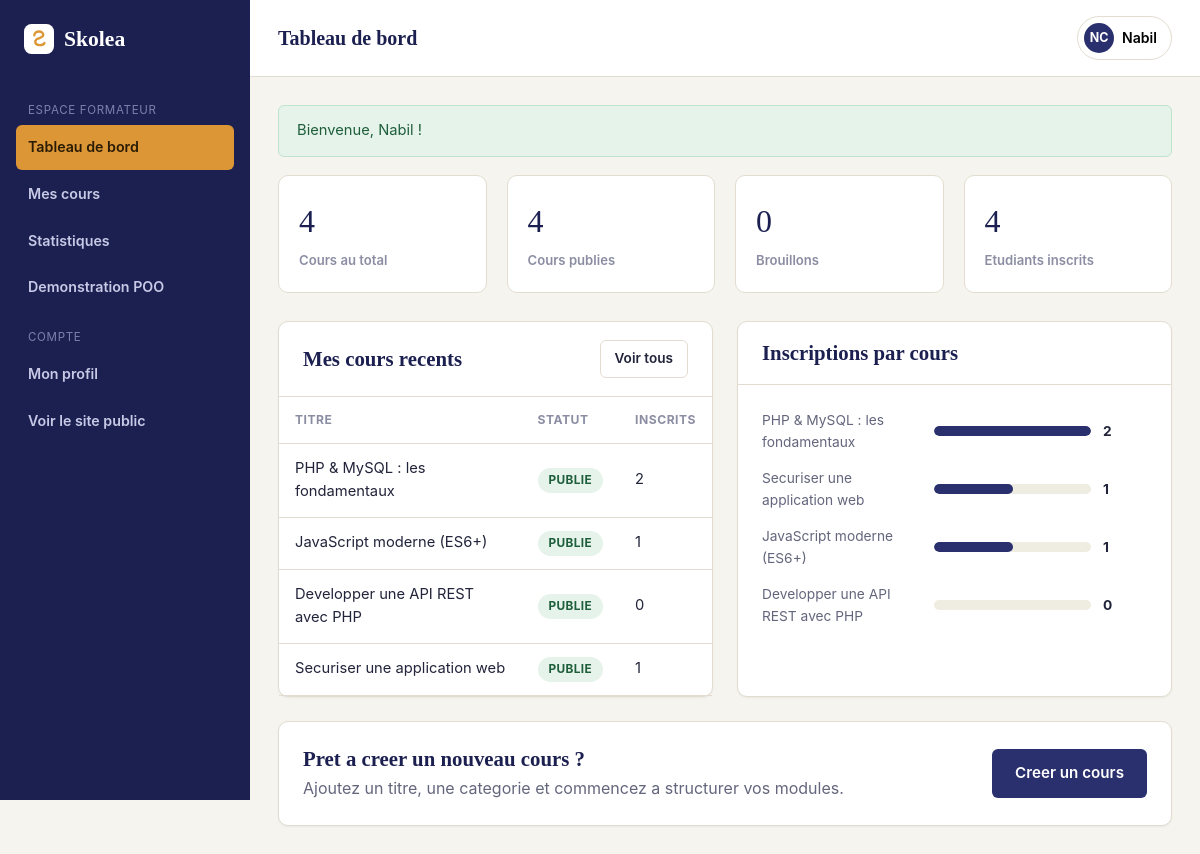
The app's page /SkoleaMVC/View/BackOffice/formateur_dashboard.php (signed in) with its own data.
### tables this page shows
CREATE TABLE cours (
    id              INT UNSIGNED AUTO_INCREMENT PRIMARY KEY,
    titre           VARCHAR(150) NOT NULL,
    description     TEXT NOT NULL,
    categorie_id    INT UNSIGNED NOT NULL,
    formateur_id    INT UNSIGNED NOT NULL,
    niveau          ENUM('debutant', 'intermediaire', 'avance') NOT NULL DEFAULT 'debutant',
    statut          ENUM('brouillon', 'publie') NOT NULL DEFAULT 'brouillon',
    date_creation   DATETIME NOT NULL DEFAULT CURRENT_TIMESTAMP,
    date_maj        DATETIME NOT NULL DEFAULT CURRENT_TIMESTAMP ON UPDATE CURRENT_TIMESTAMP,
    CONSTRAINT fk_cours_categorie FOREIGN KEY (categorie_id) REFERENCES categories(id)
        ON DELETE RESTRICT ON UPDATE CASCADE,
    CONSTRAINT fk_cours_formateur FOREIGN KEY (formateur_id) REFERENCES utilisateurs(id)
        ON DELETE CASCADE ON UPDATE CASCADE
);

### config.php (called while the page is built)
<?php
class config
{
    private static $pdo = null;
    public static function getConnexion()
    {
        if (!isset(self::$pdo)) {
            $servername = "localhost";
            $username = "root";
            $password = "";
            $dbname = "skolea";
            try {
                self::$pdo = new PDO(
                    "mysql:host=$servername;dbname=$dbname;charset=utf8mb4",
                    $username,
                    $password
                );
                self::$pdo->setAttribute(PDO::ATTR_ERRMODE, PDO::ERRMODE_EXCEPTION);
                self::$pdo->setAttribute(PDO::ATTR_DEFAULT_FETCH_MODE, PDO::FETCH_ASSOC);
            } catch (Exception $e) {
                die('Erreur de connexion : ' . $e->getMessage());
            }
        }
        return self::$pdo;
    }
}

### SkoleaMVC/Model/Cours.php (called while the page is built, shortened)
<?php
class Cours
{
    private $pdo;
    private $selectAvecJointures = "
        SELECT c.*, cat.nom AS categorie_nom,
               u.nom AS formateur_nom, u.prenom AS formateur_prenom,
               (SELECT COUNT(*) FROM inscriptions i WHERE i.cours_id = c.id) AS nb_inscrits,
               (SELECT COUNT(*) FROM modules m WHERE m.cours_id = c.id) AS nb_modules
        FROM cours c
        INNER JOIN categories cat ON cat.id = c.categorie_id
        INNER JOIN utilisateurs u ON u.id = c.formateur_id
    ";
    public function __construct($titre = null, $description = null, $categorieId = null, $niveau = null, $statut = null)
    {
        $this->pdo = config::getConnexion();
    }
    public function paginate($limit, $offset, $filtres = [])
    {
        list($where, $params) = $this->buildFiltre($filtres);
        $stmt = $this->pdo->prepare(
            $this->selectAvecJointures . " {$where} ORDER BY c.date_creation DESC LIMIT :limit OFFSET :offset"
        );
        foreach ($params as $key => $value) {
            $stmt->bindValue($key, $value);
        }
        $stmt->bindValue(':limit', $limit, PDO::PARAM_INT);
        $stmt->bindValue(':offset', $offset, PDO::PARAM_INT);
        $stmt->execute();
        return $stmt->fetchAll();
    }
    public function count($filtres = [])
    {
        list($where, $params) = $this->buildFiltre($filtres);
        $stmt = $this->pdo->prepare("SELECT COUNT(*) FROM cours c {$where}");
        $stmt->execute($params);
        return (int) $stmt->fetchColumn();
    }
    private function buildFiltre($filtres)
    {
        $conditions = [];
        $params = [];
        if (!empty($filtres['statut'])) {
            $conditions[] = 'c.statut = :statut';
            $params[':statut'] = $filtres['statut'];
        }
        if (!empty($filtres['formateur_id'])) {
            $conditions[] = 'c.formateur_id = :formateur_id';
            $params[':formateur_id'] = $filtres['formateur_id'];
        }
        $where = $conditions === [] ? '' : 'WHERE ' . implode(' AND ', $conditions);
        return [$where, $params];
    }
}

### SkoleaMVC/helpers.php (called while the page is built, shortened)
<?php
function e($value)
{
    return htmlspecialchars($value ?? '', ENT_QUOTES, 'UTF-8');
}

### SkoleaMVC/View/BackOffice/formateur_dashboard.php (the view, shortened to what this page needs)
<?php
require_once __DIR__ . '/../../bootstrap.php';
require_once __DIR__ . '/../../Model/Cours.php';
$formateurId = (int) $_SESSION['utilisateur']['id'];
$coursModel = new Cours();
$inscriptionModel = new Inscription();
$derniersCours = $coursModel->paginate(5, 0, ['formateur_id' => $formateurId]);
$nbInscriptionsTotal = 0;
foreach ($derniersCours as $c) {
    $nbInscriptionsTotal += (int) $c['nb_inscrits'];
}
$repartitionInscriptions = [];
foreach ($inscriptionModel->repartitionParCoursPourFormateur($formateurId) as $ligne) {
    $repartitionInscriptions[] = ['label' => $ligne['titre'], 'value' => (int) $ligne['total']];
}
require __DIR__ . '/includes/header.php';
?>
<div class="stat-grid">
    <div class="stat-card">
        <span class="stat-value"><?= (int) $coursModel->count(['formateur_id' => $formateurId]) ?></span>
        <span class="stat-label">Cours au total</span>
    </div>
    <div class="stat-card">
        <span class="stat-value"><?= (int) $coursModel->count(['formateur_id' => $formateurId, 'statut' => 'publie']) ?></span>
        <span class="stat-label">Cours publies</span>
    </div>
    <div class="stat-card">
        <span class="stat-value"><?= (int) $coursModel->count(['formateur_id' => $formateurId, 'statut' => 'brouillon']) ?></span>
        <span class="stat-label">Brouillons</span>
    </div>
    <div class="stat-card">
        <span class="stat-value"><?= (int) $nbInscriptionsTotal ?></span>
        <span class="stat-label">Etudiants inscrits</span>
    </div>
</div>
<div class="grid grid-cols-2">
    <div class="card">
        <div class="card-header">
            <h3 style="margin:0;">Mes cours recents</h3>
            <a href="formateur_cours.php" class="btn btn-outline btn-sm">Voir tous</a>
        </div>
        <div class="table-wrap">
            <table class="table">
                <thead><tr><th>Titre</th><th>Statut</th><th>Inscrits</th></tr></thead>
                <tbody>
                    <?php foreach ($derniersCours as $c): ?>
                        <tr>
                            <td><a href="formateur_cours_show.php?id=<?= (int) $c['id'] ?>"><?= e($c['titre']) ?></a></td>
                            <td>
                                <?php if ($c['statut'] === 'publie'): ?>
                                    <span class="badge badge-succes">Publie</span>
                                <?php else: ?>
                                    <span class="badge badge-attente">Brouillon</span>
                                <?php endif; ?>
                            </td>
                            <td><?= (int) $c['nb_inscrits'] ?></td>
                        </tr>
                    <?php endforeach; ?>
                </tbody>
            </table>
        </div>
    </div>
    <div class="card">
        <div class="card-header"><h3 style="margin:0;">Inscriptions par cours</h3></div>
        <div class="card-body">
            <?php $items = $repartitionInscriptions; require __DIR__ . '/../../bar_liste.php'; ?>
        </div>
    </div>
</div>
<div class="card" style="margin-top:24px;">
    <div class="card-body cluster" style="justify-content:space-between;">
        <div>
            <h3 style="margin:0 0 4px;">Pret a creer un nouveau cours ?</h3>
            <p class="text-muted" style="margin:0;">Ajoutez un titre, une categorie et commencez a structurer vos modules.</p>
        </div>
        <a href="formateur_cours_ajouter.php" class="btn btn-primary">Creer un cours</a>
    </div>
</div>
<?php require __DIR__ . '/includes/footer.php'; ?>

### SkoleaMVC/assets/css/app.css (style rules this page uses)
:root { --color-bg: #f6f4ee; --color-surface: #ffffff; --color-surface-alt: #efece2; --color-border: #e2ddd0; --color-text: #21243a; --color-text-muted: #63667c; --color-text-soft: #8b8ea3; --color-primary: #2a2f6d; --color-primary-dark: #1c2050; --color-primary-light: #4c56a6; --color-accent: #dd9636; --color-accent-dark: #b87a24; --color-success: #2e8b57; --color-success-bg: #e5f3ea; --color-warning: #c77d22; --color-warning-bg: #faf0e0; --color-danger: #c1443a; --color-danger-bg: #fbe9e7; --color-info: #2f6f9e; --color-info-bg: #e7f1f7; --font-heading: Cambria, Georgia, 'Times New Roman', serif; --font-body: -apple-system, BlinkMacSystemFont, 'Segoe UI', Roboto, Helvetica, Arial, sans-serif; --radius-sm: 6px; --radius-md: 10px; --radius-lg: 18px; --shadow-sm: 0 1px 2px rgba(33, 36, 58, 0.06); --shadow-md: 0 8px 24px rgba(33, 36, 58, 0.08); --shadow-lg: 0 16px 40px rgba(33, 36, 58, 0.14); --container-width: 1140px; }
*, *::before, *::after { box-sizing: border-box; }
html { -webkit-text-size-adjust: 100%; scroll-behavior: smooth; }
body { margin: 0; background: var(--color-bg); color: var(--color-text); font-family: var(--font-body); font-size: 16px; line-height: 1.6; -webkit-font-smoothing: antialiased; }
a { color: inherit; text-decoration: none; }
h1, h2, h3, h4, h5 { font-family: var(--font-heading); font-weight: 600; line-height: 1.25; margin: 0 0 .5em; color: var(--color-primary-dark); }
h3 { font-size: 1.3rem; }
p { margin: 0 0 1em; }
.text-muted { color: var(--color-text-muted); }
.grid { display: grid; gap: 24px; }
.grid-cols-2 { grid-template-columns: repeat(2, 1fr); }
.cluster { display: flex; align-items: center; gap: 10px; flex-wrap: wrap; }
.btn { display: inline-flex; align-items: center; justify-content: center; gap: 8px; border: 1px solid transparent; border-radius: var(--radius-sm); padding: 11px 22px; font-size: .95rem; font-weight: 600; cursor: pointer; transition: transform .12s ease, box-shadow .12s ease, background-color .12s ease, border-color .12s ease; white-space: nowrap; }
.btn-primary { background: var(--color-primary); color: #fff; }
.btn-outline { background: transparent; border-color: var(--color-border); color: var(--color-text); }
.btn-sm { padding: 7px 14px; font-size: .85rem; }
.card { background: var(--color-surface); border: 1px solid var(--color-border); border-radius: var(--radius-md); box-shadow: var(--shadow-sm); }
.card-body { padding: 24px; }
.card-header { padding: 18px 24px; border-bottom: 1px solid var(--color-border); display: flex; align-items: center; justify-content: space-between; gap: 12px; }
.badge { display: inline-flex; align-items: center; gap: 5px; padding: 3px 11px; border-radius: 999px; font-size: .74rem; font-weight: 700; text-transform: uppercase; letter-spacing: .03em; }
.badge-succes { background: var(--color-success-bg); color: #1f5e3b; }
.table-wrap { overflow-x: auto; }
.table { width: 100%; border-collapse: collapse; font-size: .92rem; }
.table th, .table td { padding: 13px 16px; text-align: left; border-bottom: 1px solid var(--color-border); }
.table th { font-size: .76rem; text-transform: uppercase; letter-spacing: .04em; color: var(--color-text-soft); font-weight: 700; }
.stat-grid { display: grid; grid-template-columns: repeat(auto-fit, minmax(200px, 1fr)); gap: 20px; margin-bottom: 28px; }
.stat-card { background: var(--color-surface); border: 1px solid var(--color-border); border-radius: var(--radius-md); padding: 20px; }
.stat-card .stat-value { font-family: var(--font-heading); font-size: 2rem; color: var(--color-primary-dark); display: block; }
.stat-card .stat-label { font-size: .82rem; color: var(--color-text-soft); font-weight: 600; }

### records on screen
cours: titre "PHP & MySQL : les fondamentaux", statut "PUBLIE", nb_inscrits "2"
cours: titre "JavaScript moderne (ES6+)", statut "PUBLIE", nb_inscrits "1"
cours: titre "Developper une API REST avec PHP", statut "PUBLIE", nb_inscrits "0"
cours: titre "Securiser une application web", statut "PUBLIE", nb_inscrits "1"

### other values on screen
$pageTitle "Tableau de bord"
$utilisateur['prenom'] "Nabil"
$message "Bienvenue, Nabil !"
$coursModel->count(['formateur_id' => $formateurId]) "4"
$nbInscriptionsTotal "4"
$item['label'] "PHP & MySQL : les fondamentaux"
$item['value'] "2"
$item['label'] "Securiser une application web"
$item['value'] "1"
$item['label'] "JavaScript moderne (ES6+)"
$item['label'] "Developper une API REST avec PHP"
$item['value'] "0"
